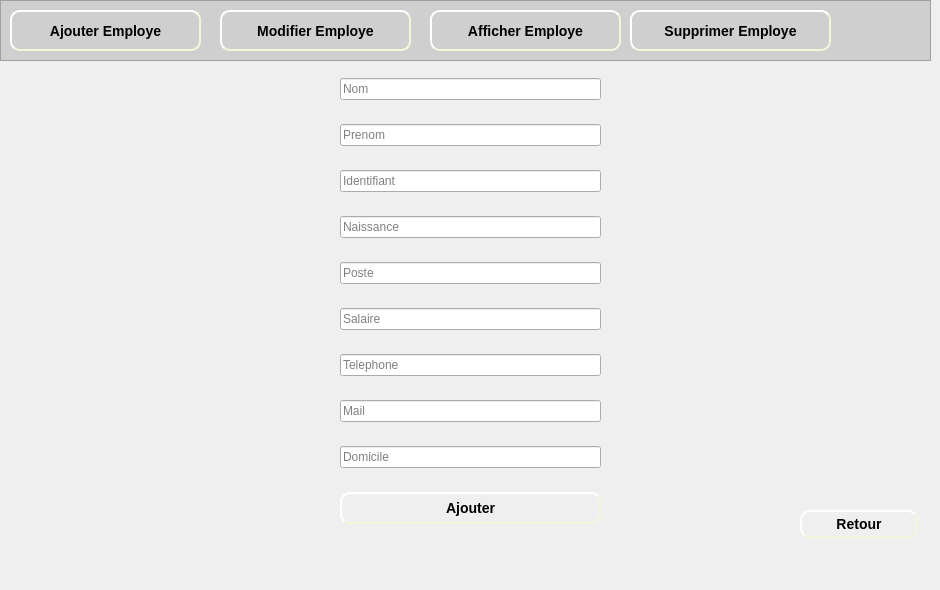
    <widget class="QWidget" name="page_3">
     <widget class="QFrame" name="frame_3">
      <property name="geometry">
       <rect>
        <x>0</x>
        <y>0</y>
        <width>931</width>
        <height>61</height>
       </rect>
      </property>
      <property name="styleSheet">
       <string notr="true">background-color: rgb(207, 207, 207);</string>
      </property>
      <property name="frameShape">
       <enum>QFrame::StyledPanel</enum>
      </property>
      <property name="frameShadow">
       <enum>QFrame::Raised</enum>
      </property>
      <widget class="QPushButton" name="pushButton_ajouterEmploye_2">
       <property name="geometry">
        <rect>
         <x>10</x>
         <y>10</y>
         <width>191</width>
         <height>41</height>
        </rect>
       </property>
       <property name="styleSheet">
        <string notr="true">#pushButton_ajouterEmploye_2
{
	background-color: rgb(207, 207, 207);
	border-color: beige;
border-style: outset;
  border-width: 2px;
  border-radius: 10px;
  font: bold 14px;
  min-width: 6em;
  padding: 6px;

}
#pushButton_ajouterEmploye_2:hover
{
	border-color: blue;
}</string>
       </property>
       <property name="text">
        <string>Ajouter Employe</string>
       </property>
      </widget>
      <widget class="QLabel" name="label_52">
       <property name="geometry">
        <rect>
         <x>20</x>
         <y>20</y>
         <width>21</width>
         <height>21</height>
        </rect>
       </property>
       <property name="text">
        <string/>
       </property>
       <property name="pixmap">
        <pixmap>../Bouttons/ajouMachine-removebg-preview.png</pixmap>
       </property>
       <property name="scaledContents">
        <bool>true</bool>
       </property>
      </widget>
      <widget class="QPushButton" name="pushButton_modifierEmploye_2">
       <property name="geometry">
        <rect>
         <x>220</x>
         <y>10</y>
         <width>191</width>
         <height>41</height>
        </rect>
       </property>
       <property name="styleSheet">
        <string notr="true">#pushButton_modifierEmploye_2
{
	background-color: rgb(207, 207, 207);
	border-color: beige;
border-style: outset;
  border-width: 2px;
  border-radius: 10px;
  font: bold 14px;
  min-width: 6em;
  padding: 6px;

}
#pushButton_modifierEmploye_2:hover
{
	border-color: blue;
}</string>
       </property>
       <property name="text">
        <string>Modifier Employe</string>
       </property>
      </widget>
      <widget class="QLabel" name="label_53">
       <property name="geometry">
        <rect>
         <x>230</x>
         <y>20</y>
         <width>21</width>
         <height>21</height>
        </rect>
       </property>
       <property name="text">
        <string/>
       </property>
       <property name="pixmap">
        <pixmap>../Bouttons/modifier-removebg-preview.png</pixmap>
       </property>
       <property name="scaledContents">
        <bool>true</bool>
       </property>
      </widget>
      <widget class="QPushButton" name="pushButton_afficherEmploye_2">
       <property name="geometry">
        <rect>
         <x>430</x>
         <y>10</y>
         <width>191</width>
         <height>41</height>
        </rect>
       </property>
       <property name="styleSheet">
        <string notr="true">#pushButton_afficherEmploye_2
{

	border-color: beige;
border-style: outset;
  border-width: 2px;
  border-radius: 10px;
  font: bold 14px;
  min-width: 6em;
  padding: 6px;

}
#pushButton_afficherEmploye_2:hover
{
	border-color: blue;
}</string>
       </property>
       <property name="text">
        <string>Afficher Employe</string>
       </property>
      </widget>
      <widget class="QLabel" name="label_54">
       <property name="geometry">
        <rect>
         <x>440</x>
         <y>20</y>
         <width>21</width>
         <height>21</height>
        </rect>
       </property>
       <property name="text">
        <string/>
       </property>
       <property name="pixmap">
        <pixmap>../Bouttons/afficher-removebg-preview.png</pixmap>
       </property>
       <property name="scaledContents">
        <bool>true</bool>
       </property>
      </widget>
      <widget class="QPushButton" name="pushButton_supprimerEmploye_2">
       <property name="geometry">
        <rect>
         <x>630</x>
         <y>10</y>
         <width>201</width>
         <height>41</height>
        </rect>
       </property>
       <property name="styleSheet">
        <string notr="true">#pushButton_supprimerEmploye_2
{
	background-color: rgb(207, 207, 207);
	border-color: beige;
border-style: outset;
  border-width: 2px;
  border-radius: 10px;
  font: bold 14px;
  min-width: 6em;
  padding: 6px;

}
#pushButton_supprimerEmploye_2:hover
{
	border-color: blue;
}</string>
       </property>
       <property name="text">
        <string>Supprimer Employe</string>
       </property>
      </widget>
      <widget class="QLabel" name="label_55">
       <property name="geometry">
        <rect>
         <x>640</x>
         <y>20</y>
         <width>21</width>
         <height>21</height>
        </rect>
       </property>
       <property name="text">
        <string/>
       </property>
       <property name="pixmap">
        <pixmap>../Bouttons/supprimerMachine-removebg-preview.png</pixmap>
       </property>
       <property name="scaledContents">
        <bool>true</bool>
       </property>
      </widget>
     </widget>
     <widget class="QLabel" name="label_6">
      <property name="geometry">
       <rect>
        <x>0</x>
        <y>60</y>
        <width>931</width>
        <height>521</height>
       </rect>
      </property>
      <property name="text">
       <string/>
      </property>
      <property name="pixmap">
       <pixmap>../Bouttons/fontFinal.jpg</pixmap>
      </property>
      <property name="scaledContents">
       <bool>true</bool>
      </property>
     </widget>
     <widget class="QWidget" name="verticalLayoutWidget_3">
      <property name="geometry">
       <rect>
        <x>340</x>
        <y>60</y>
        <width>261</width>
        <height>491</height>
       </rect>
      </property>
      <layout class="QVBoxLayout" name="verticalLayout_3">
       <item>
        <widget class="QLineEdit" name="lineEdit_nom">
         <property name="placeholderText">
          <string>Nom</string>
         </property>
        </widget>
       </item>
       <item>
        <widget class="QLineEdit" name="lineEdit_prenom">
         <property name="placeholderText">
          <string>Prenom</string>
         </property>
        </widget>
       </item>
       <item>
        <widget class="QLineEdit" name="lineEdit_identifiant">
         <property name="placeholderText">
          <string>Identifiant</string>
         </property>
        </widget>
       </item>
       <item>
        <widget class="QLineEdit" name="lineEdit_naissance">
         <property name="placeholderText">
          <string>Naissance</string>
         </property>
        </widget>
       </item>
       <item>
        <widget class="QLineEdit" name="lineEdit_poste">
         <property name="placeholderText">
          <string>Poste</string>
         </property>
        </widget>
       </item>
       <item>
        <widget class="QLineEdit" name="lineEdit_salaire">
         <property name="placeholderText">
          <string>Salaire</string>
         </property>
        </widget>
       </item>
       <item>
        <widget class="QLineEdit" name="lineEdit_telephone">
         <property name="placeholderText">
          <string>Telephone</string>
         </property>
        </widget>
       </item>
       <item>
        <widget class="QLineEdit" name="lineEdit_mail">
         <property name="placeholderText">
          <string>Mail</string>
         </property>
        </widget>
       </item>
       <item>
        <widget class="QLineEdit" name="lineEdit">
         <property name="placeholderText">
          <string>Domicile</string>
         </property>
        </widget>
       </item>
       <item>
        <widget class="QPushButton" name="pushButton_ajouterEmploye_3">
         <property name="styleSheet">
          <string notr="true">#pushButton_ajouterEmploye_3
{
	
	border-color: beige;
border-style: outset;
  border-width: 2px;
  border-radius: 10px;
  font: bold 14px;
  min-width: 6em;
  padding: 6px;

}
#pushButton_ajouterEmploye_3:hover
{
	border-color: blue;
}</string>
         </property>
         <property name="text">
          <string>Ajouter</string>
         </property>
        </widget>
       </item>
      </layout>
     </widget>
     <widget class="QPushButton" name="pushButton_retour">
      <property name="geometry">
       <rect>
        <x>800</x>
        <y>510</y>
        <width>118</width>
        <height>28</height>
       </rect>
      </property>
      <property name="styleSheet">
       <string notr="true">#pushButton_retour
{
	
	border-color: beige;
border-style: outset;
  border-width: 2px;
  border-radius: 10px;
  font: bold 14px;
  min-width: 6em;
  padding: 6px;

}
#pushButton_retour:hover
{
	border-color: blue;
}</string>
      </property>
      <property name="text">
       <string>Retour</string>
      </property>
     </widget>
     <widget class="QLabel" name="label_45">
      <property name="geometry">
       <rect>
        <x>810</x>
        <y>520</y>
        <width>21</width>
        <height>16</height>
       </rect>
      </property>
      <property name="text">
       <string/>
      </property>
      <property name="pixmap">
       <pixmap>../Bouttons/retour-removebg-preview.png</pixmap>
      </property>
      <property name="scaledContents">
       <bool>true</bool>
      </property>
     </widget>
    </widget>
